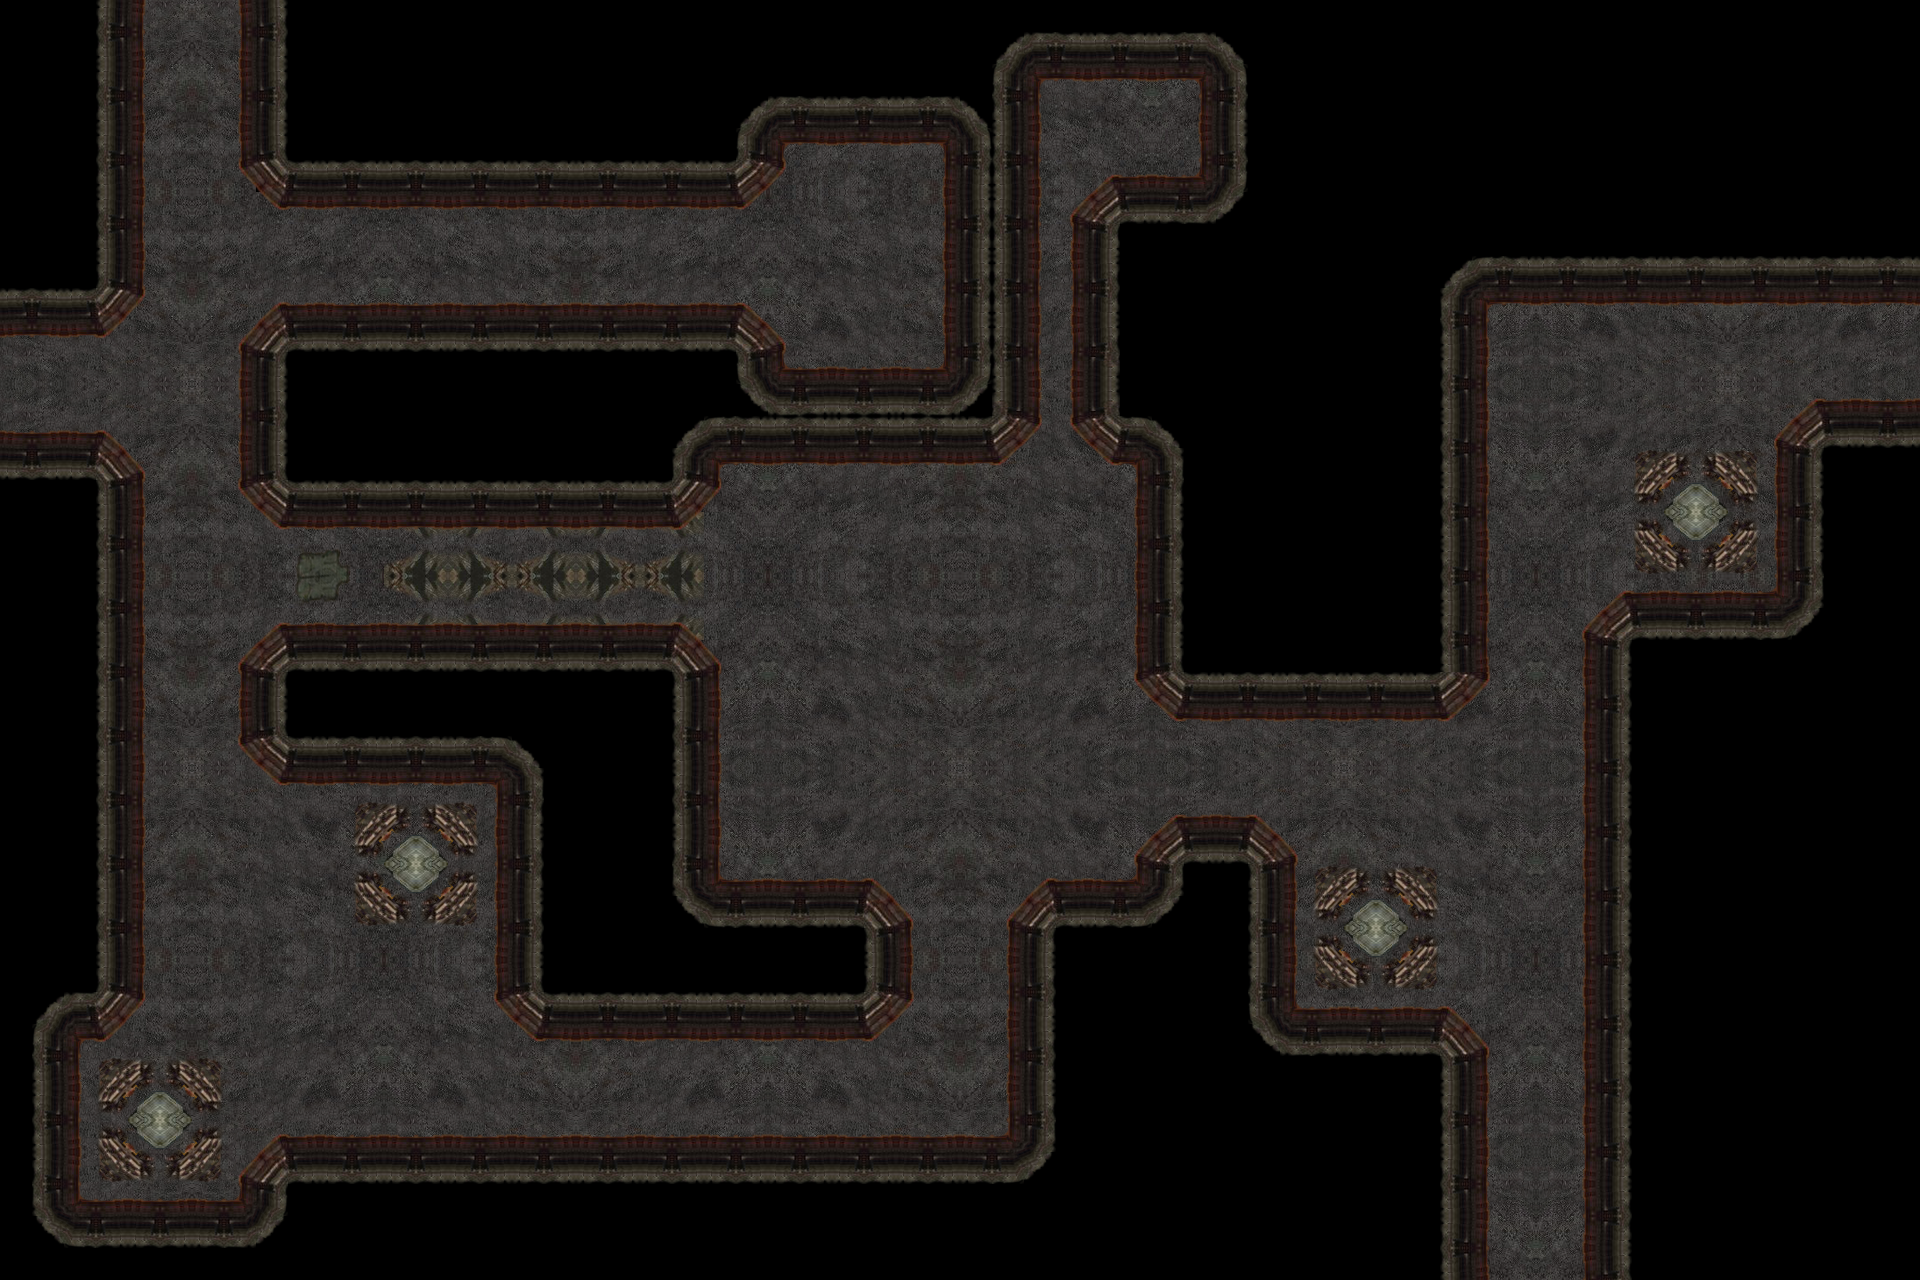

The image is a tile-based game level rendered from a .tmx file. Its description and source (layers, tilesets, objects; grid data summarised) follow:
An orthogonal 60x40 tile map with 32x32 px tiles, 6 tile layers (Земля, Монстр, Кристаллы, Дорога, ...).

<map version="1.0" tiledversion="1.1.4" orientation="orthogonal" renderorder="left-down" width="60" height="40" tilewidth="32" tileheight="32" infinite="0" nextobjectid="1">
 <tileset firstgid="1" name="tiles" tilewidth="32" tileheight="32" tilecount="1728" columns="32">
  <image source="textures/tiles.png" trans="000000" width="1024" height="1728" />
 </tileset>
 <layer name="Земля" width="60" height="40">
  <data>[2400 cells, 1062 non-empty, 36 distinct tile ids]</data>
 </layer>
 <layer name="Монстр" width="60" height="40">
  <data>[2400 cells, 104 non-empty, 16 distinct tile ids]</data>
 </layer>
 <layer name="Кристаллы" width="60" height="40">
  <data>[2400 cells, 37 non-empty, 9 distinct tile ids]</data>
 </layer>
 <layer name="Дорога" width="60" height="40">
  <data>[2400 cells, 660 non-empty, 11 distinct tile ids]</data>
 </layer>
 <group name="Пушки">
  <layer name="Основание" width="60" height="40">
   <data>[2400 cells, 64 non-empty, 4 distinct tile ids]</data>
  </layer>
  <layer name="Место" width="60" height="40">
   <data>[2400 cells, 16 non-empty, 1 distinct tile ids]</data>
  </layer>
 </group>
</map>
